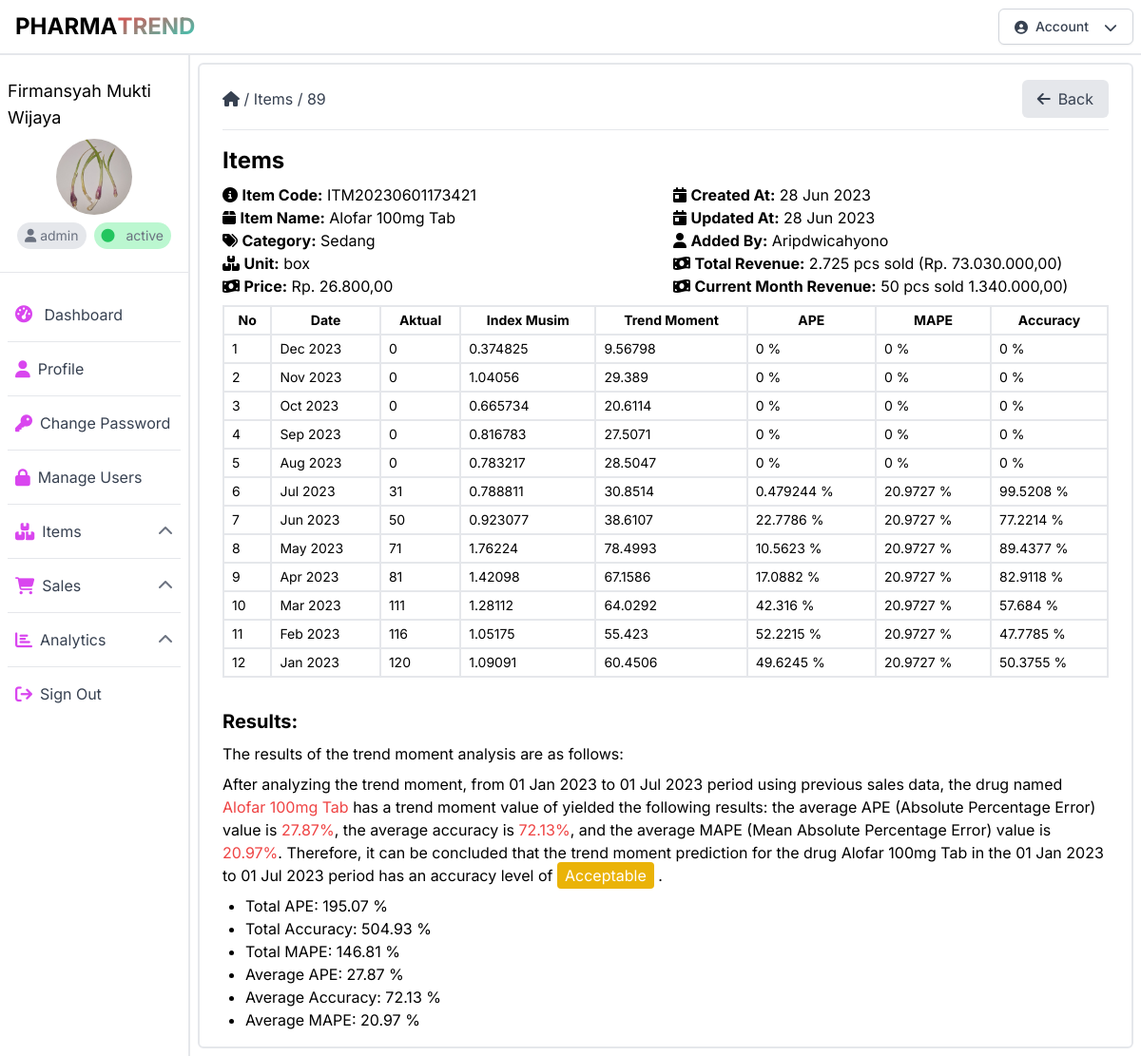
/detail_analytics_per_item_table.php?id=89 (signed in), run on the app's committed database.
### tables this page shows
CREATE TABLE `items` (
  `id` int(11) NOT NULL,
  `code` varchar(32) NOT NULL,
  `name` varchar(128) NOT NULL,
  `price` varchar(256) NOT NULL,
  `unit` varchar(32) NOT NULL,
  `stock` varchar(256) NOT NULL,
  `created_at` datetime NOT NULL,
  `updated_at` datetime NOT NULL,
  `id_user` int(11) NOT NULL
);

CREATE TABLE `clustering` (
  `id` int(11) NOT NULL,
  `cluster` int(11) NOT NULL,
  `cluster_sold` int(11) NOT NULL,
  `cluster_price` int(11) NOT NULL,
  `cluster_sold_per_1000` float NOT NULL,
  `cluster_price_per_1000` float NOT NULL,
  `lowest` float NOT NULL,
  `middle` float NOT NULL,
  `highest` float NOT NULL,
  `category` varchar(32) NOT NULL
);

CREATE TABLE `users` (
  `id` int(11) NOT NULL,
  `fullname` varchar(128) NOT NULL,
  `email` varchar(256) NOT NULL,
  `password` varchar(256) NOT NULL,
  `phone` varchar(16) DEFAULT NULL,
  `address` varchar(16) DEFAULT NULL,
  `photo` varchar(128) DEFAULT NULL,
  `role` varchar(128) NOT NULL,
  `status` varchar(32) NOT NULL,
  `created_at` datetime NOT NULL,
  `updated_at` datetime NOT NULL
);

CREATE TABLE `trends_moment` (
  `id` int(11) NOT NULL,
  `id_item` int(11) NOT NULL,
  `id_sale` int(11) DEFAULT NULL,
  `month` int(11) NOT NULL,
  `time_x` int(11) NOT NULL,
  `year` int(11) NOT NULL,
  `sales_real` float NOT NULL,
  `a` float NOT NULL,
  `b` float NOT NULL,
  `y` float NOT NULL,
  `averageSold` float NOT NULL,
  `indexMusim` float NOT NULL,
  `forecast` float NOT NULL,
  `ape` float NOT NULL,
  `mape` float DEFAULT NULL,
  `accuracy` float NOT NULL
);

CREATE TABLE `sales` (
  `id` int(11) NOT NULL,
  `code` varchar(32) NOT NULL,
  `sold` varchar(256) NOT NULL,
  `month` varchar(16) NOT NULL,
  `year` varchar(16) NOT NULL,
  `created_at` datetime NOT NULL,
  `updated_at` datetime NOT NULL,
  `id_item` int(11) NOT NULL,
  `id_user` int(11) NOT NULL
);

### public/detail_analytics_per_item_table.php (the view, shortened to what the rows shown need)
<?php
require_once("config.php");
$currentYear = date('Y');
$query = "SELECT * FROM trends_moment WHERE id_item = {$_GET['id']} AND year = $currentYear ORDER BY month DESC";
$result = mysqli_query($conn, $query);
$itemQuery = "SELECT i.id, i.code, i.name, i.unit, i.price, i.stock, i.created_at, i.updated_at, i.id_user, c.id AS cluster_id, c.cluster, c.cluster_sold, c.cluster_price, c.cluster_sold_per_1000, c.cluster_price_per_1000, c.lowest, c.middle, c.highest, c.category
FROM items AS i
JOIN sales_cluster AS sc ON i.id = sc.id_item
JOIN clustering AS c ON sc.nearest_cluster = c.id
WHERE i.id = {$_GET['id']}";
$itemResult = mysqli_query($conn, $itemQuery);
$item = mysqli_fetch_assoc($itemResult);
$userQuery = "SELECT id, fullname, email, phone, address, photo, created_at, updated_at FROM users WHERE id = {$item['id_user']}";
$userResult = mysqli_query($conn, $userQuery);
$user = mysqli_fetch_assoc($userResult);
?>
<!DOCTYPE html>
<html lang="id">
<head>
    <link rel="stylesheet" href="css/output.css">
    <link rel="stylesheet" href="https://cdnjs.cloudflare.com/ajax/libs/font-awesome/6.4.0/css/all.min.css"
 />
</head>
<body class="font-inter">
    <div class="container-fluid mx-auto h-auto">
        <div class="flex">
            <?php
            include("components/sidebar.php");
            ?>
            <div class="w-10/12 h-[calc(100vh-3.5rem)] p-2">
                <div class="w-full h-auto border-2 border-gray-200 rounded-md py-4 px-6">
                    <div class="flex flex-col gap-4 mt-4">
                        <div class="flex flex-col gap-2">
                            <div class="flex flex-row items-center justify-between">
                                <div class="flex flex-row items-center gap-2">
                                    <h1 class="text-2xl font-bold">Items</h1>
                                </div>
                            </div>
                            <div class="flex-1 flex flex-row gap-4">
                                <div class="flex-1 flex-col gap-2">
                                    <div>
                                        <i class="fas fa-info-circle"></i>
                                        <span class="font-bold">Item Code:</span>
                                        <span><?php echo $item['code']; ?></span>
                                    </div>
                                    <div>
                                        <i class="fas fa-box"></i>
                                        <span class="font-bold">Item Name:</span>
                                        <span><?php echo $item['name']; ?></span>
                                    </div>
                                    <div>
                                        <i class="fas fa-tags"></i>
                                        <span class="font-bold">Category:</span>
                                        <span><?php echo $item['category']; ?></span>
                                    </div>
                                    <div>
                                        <i class="fas fa-boxes"></i>
                                        <span class="font-bold">Unit:</span>
                                        <span><?php echo $item['unit']; ?></span>
                                    </div>
                                    <div>
                                        <i class="fas fa-money-bill-wave"></i>
                                        <span class="font-bold">Price:</span>
                                        <span>Rp. <?php echo number_format($item['price'], 2, ',', '.'); ?></span>
                                    </div>
                                </div>
                                <div class="flex-1 flex-col gap-2">
                                    <div>
                                        <i class="fas fa-calendar-day"></i>
                                        <span class="font-bold">Created At:</span>
                                        <span><?php echo date('d M Y', strtotime($item['created_at'])); ?></span>
                                    </div>
                                    <div>
                                        <i class="fas fa-calendar-day"></i>
                                        <span class="font-bold">Updated At:</span>
                                        <span><?php echo date('d M Y', strtotime($item['updated_at'])); ?></span>
                                    </div>
                                    <div>
                                        <i class="fas fa-user"></i>
                                        <span class="font-bold">Added By:</span>
                                        <span>
                                            <?php
                                            echo ucwords($user['fullname']);
                                            ?></span>
                                    </div>
                                </div>
                            </div>
                            <table class="table-auto w-full">
                                <thead>
                                    <tr>
                                        <th class="border-2 border-gray-200 px-2 py-1 text-sm">No</th>
                                        <th class="border-2 border-gray-200 px-2 py-1 text-sm">Date</th>
                                        <th class="border-2 border-gray-200 px-2 py-1 text-sm">Aktual</th>
                                        <th class="border-2 border-gray-200 px-2 py-1 text-sm">Index Musim</th>
                                        <th class="border-2 border-gray-200 px-2 py-1 text-sm">Trend Moment</th>
                                        <th class="border-2 border-gray-200 px-2 py-1 text-sm">APE</th>
                                        <th class="border-2 border-gray-200 px-2 py-1 text-sm">MAPE</th>
                                        <th class="border-2 border-gray-200 px-2 py-1 text-sm">Accuracy</th>
                                    </tr>
                                </thead>
                                <tbody>
                                    <?php
                                    $no = 1;
                                    $totalAPE = 0;
                                    $totalAccuracy = 0;
                                    $totalMAPE = 0;
                                    $firstDate = '';
                                    $lastDate = '';
                                    $jmdata = 0;
                                while ($row = mysqli_fetch_assoc($result)) {
                                    $month = $row['month'];
                                    $year = $row['year'];
                                    $id_item = $row['id_item'];
                                    $trend = $row['forecast'];
                                    $totalAPE += $row['ape'];
                                    $totalAccuracy += $row['accuracy'];
                                    $totalMAPE += $row['mape'];
                                    if ($firstDate == '') {
                                        $lastDate = date('d M Y', strtotime("$year-$month-01"));
                                    }
                                    $label = date('M Y', strtotime("$year-$month-01"));
                                    $sqlSold = "SELECT * FROM sales WHERE id_item = '$id_item' AND month = '$month' AND year = '$year'";
                                    $resultSold = mysqli_query($conn, $sqlSold);
                                    $rowSold = mysqli_fetch_assoc($resultSold);
                                    if ($rowSold) {
                                        $sold = $rowSold['sold'];
                                        $firstDate = date('d M Y', strtotime("$year-$month-01"));
                                        $jmdata++;
                                    } else {
                                        $sold = 0;
                                    }
                                    ?>
                                    <tr>
                                        <td class="border-2 border-gray-200 px-2 py-1 text-sm"><?php echo $no++; ?></td>
                                        <td class="border-2 border-gray-200 px-2 py-1 text-sm"><?php echo $label; ?></td>
                                        <td class="border-2 border-gray-200 px-2 py-1 text-sm"><?php echo $sold; ?></td>
                                        <td class="border-2 border-gray-200 px-2 py-1 text-sm"><?php echo $row['indexMusim']; ?></td>
                                        <td class="border-2 border-gray-200 px-2 py-1 text-sm"><?php echo $trend; ?></td>
                                        <td class="border-2 border-gray-200 px-2 py-1 text-sm"><?php echo $row['ape']; ?> %</td>
                                        <td class="border-2 border-gray-200 px-2 py-1 text-sm"><?php echo $row['mape']; ?> %</td>
                                        <td class="border-2 border-gray-200 px-2 py-1 text-sm"><?php echo $row['accuracy']; ?> %</td>
                                    </tr>
                                    <?php
                                    }
                                    ?>
                                </tbody>
                            </table>
                        </div>
                        <div class="mt-4">
                            <h2 class="text-xl font-bold">Results:</h2>
                            <p class="mt-2">The results of the trend moment analysis are as follows:</p>
                            <p class="mt-2">
                                After analyzing the trend moment, from <?php echo $firstDate; ?> to <?php echo $lastDate; ?> period using previous sales data, the drug named
                                <span class="text-red-500"><?php echo $item['name']; ?></span> has a trend moment value of
                                yielded the following results: the average APE (Absolute Percentage Error) value is
                                <span class="text-red-500"><?php echo number_format($totalAPE / $jmdata, 2); ?>%</span>,
                                the average accuracy is
                                <span class="text-red-500"><?php echo number_format($totalAccuracy / $jmdata, 2); ?>%</span>,
                                and the average MAPE (Mean Absolute Percentage Error) value is
                                <span class="text-red-500"><?php echo number_format($totalMAPE / $jmdata, 2); ?>%</span>.
                                Therefore, it can be concluded that the trend moment prediction for the drug <?php echo $item['name']; ?> in the
                                <?php echo $firstDate; ?> to <?php echo $lastDate; ?> period has an accuracy level of <?php if($totalMAPE / $jmdata < 10) { ?>
                                    <span class="bg-green-500 text-white px-2 py-1 rounded">Very Good</span>
                                <?php } elseif($totalMAPE / $jmdata < 20) { ?>
                                    <span class="bg-green-500 text-white px-2 py-1 rounded">Good</span>
                                <?php } elseif($totalMAPE / $jmdata < 50) { ?>
                                    <span class="bg-yellow-500 text-white px-2 py-1 rounded">Acceptable</span>
                                <?php } else { ?>
                                    <span class="bg-red-500 text-white px-2 py-1 rounded">Poor</span>
                                <?php } ?>.
                            </p>
                            <ul class="list-disc pl-6 mt-2">
                                <li>Total APE: <?php echo number_format($totalAPE, 2); ?> %</li>
                                <li>Total Accuracy: <?php echo number_format($totalAccuracy, 2); ?> %</li>
                                <li>Total MAPE: <?php echo number_format($totalMAPE, 2); ?> %</li>
                            </ul>
                            <ul class="list-disc pl-6">
                                <li>Average APE: <?php echo number_format($totalAPE / $jmdata, 2); ?> %</li>
                                <li>Average Accuracy: <?php echo number_format($totalAccuracy / $jmdata, 2); ?> %</li>
                                <li>Average MAPE: <?php echo number_format($totalMAPE / $jmdata, 2); ?> %</li>
                            </ul>
                        </div>
                    </div>
                </div>
            </div>
        </div>
</body>
</html>

### data on the page
items: code "ITM20230601173421", name "Alofar 100mg Tab", clustering.category "Sedang", unit "box", price "26.800,00", created_at "28 Jun 2023", updated_at "28 Jun 2023"
users: fullname "Aripdwicahyono"
trends_moment: label "Dec 2023", sold "0", indexMusim "0.374825", forecast "9.56798", ape "0", mape "0", accuracy "0"
trends_moment: label "Nov 2023", sold "0", indexMusim "1.04056", forecast "29.389", ape "0", mape "0", accuracy "0"
trends_moment: label "Oct 2023", sold "0", indexMusim "0.665734", forecast "20.6114", ape "0", mape "0", accuracy "0"
trends_moment: label "Sep 2023", sold "0", indexMusim "0.816783", forecast "27.5071", ape "0", mape "0", accuracy "0"
trends_moment: label "Aug 2023", sold "0", indexMusim "0.783217", forecast "28.5047", ape "0", mape "0", accuracy "0"
trends_moment: label "Jul 2023", id_sale.sold "31", indexMusim "0.788811", forecast "30.8514", ape "0.479244", mape "20.9727", accuracy "99.5208", lastDate "01 Jul 2023"
trends_moment: label "Jun 2023", id_sale.sold "50", indexMusim "0.923077", forecast "38.6107", ape "22.7786", mape "20.9727", accuracy "77.2214"
trends_moment: label "May 2023", id_sale.sold "71", indexMusim "1.76224", forecast "78.4993", ape "10.5623", mape "20.9727", accuracy "89.4377"
trends_moment: label "Apr 2023", id_sale.sold "81", indexMusim "1.42098", forecast "67.1586", ape "17.0882", mape "20.9727", accuracy "82.9118"
trends_moment: label "Mar 2023", id_sale.sold "111", indexMusim "1.28112", forecast "64.0292", ape "42.316", mape "20.9727", accuracy "57.684"
trends_moment: label "Feb 2023", id_sale.sold "116", indexMusim "1.05175", forecast "55.423", ape "52.2215", mape "20.9727", accuracy "47.7785"
trends_moment: label "Jan 2023", id_sale.sold "120", indexMusim "1.09091", forecast "60.4506", ape "49.6245", mape "20.9727", accuracy "50.3755", firstDate "01 Jan 2023"

### other printed values
$_SESSION["fullname"] "Firmansyah Mukti Wijaya"
$_SESSION["role"] "admin"
$_SESSION["status"] "active"
$_GET['id'] "89"
$totalRevenue "2.725"
$totalRevenue * $item['price'] "73.030.000,00"
$currentMonthRevenue "50"
$currentMonthRevenue * $item['price'] "1.340.000,00"
$totalAPE / $jmdata "27.87"
$totalAccuracy / $jmdata "72.13"
$totalMAPE / $jmdata "20.97"
$totalAPE "195.07"
$totalAccuracy "504.93"
$totalMAPE "146.81"
